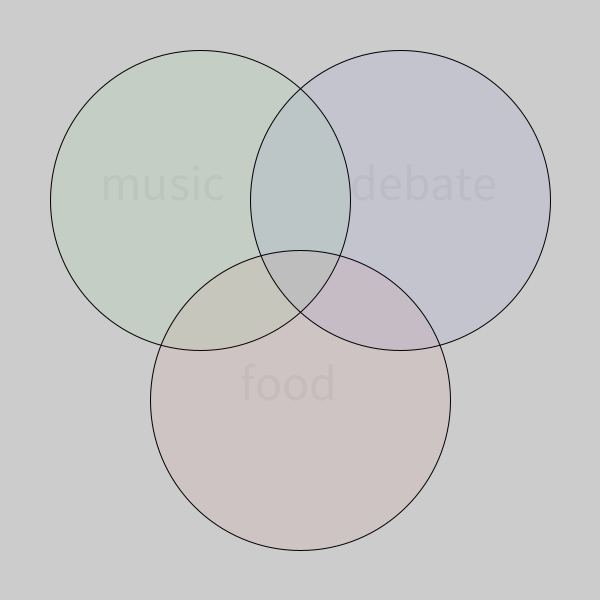
Frame 1 (no input)
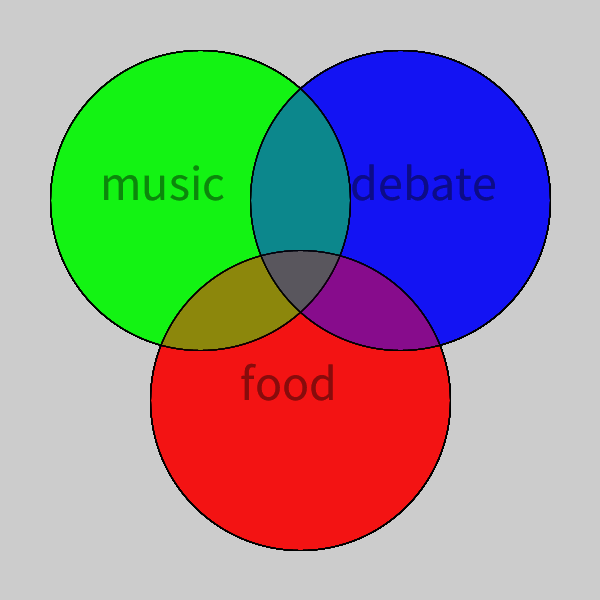
Frame 60 (the mouse pressed at the canvas centre just before this capture)
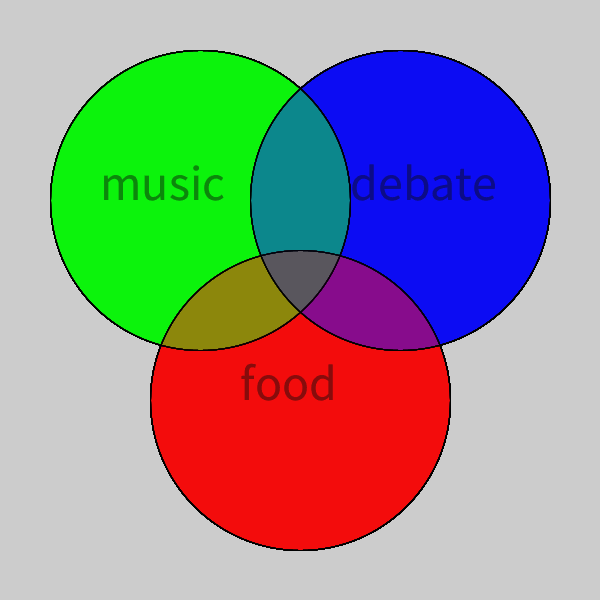
Frame 120 (the mouse held since frame 60 and released just before this capture)

The Processing sketch that drew these frames (run headless with seeded random() and noise(); from frame 60 on, the mouse is pressed at the canvas centre):

// Processing sketch: sketch_161105a
// ── sketch_161105a.pde
void setup() {
  size (600,600);
}

void draw(){
  fill(0,255,0,10);
  ellipse(200,200,300,300);
  fill(255,0,0,10);
  ellipse(300,400,300,300);
  fill(0,0,255,10);
  ellipse(400,200,300,300);
  
  textSize(50);
  fill(0,0,0,10);
  text("music",100,200);
  text("debate",350,200);
  text("food",240,400);
}
